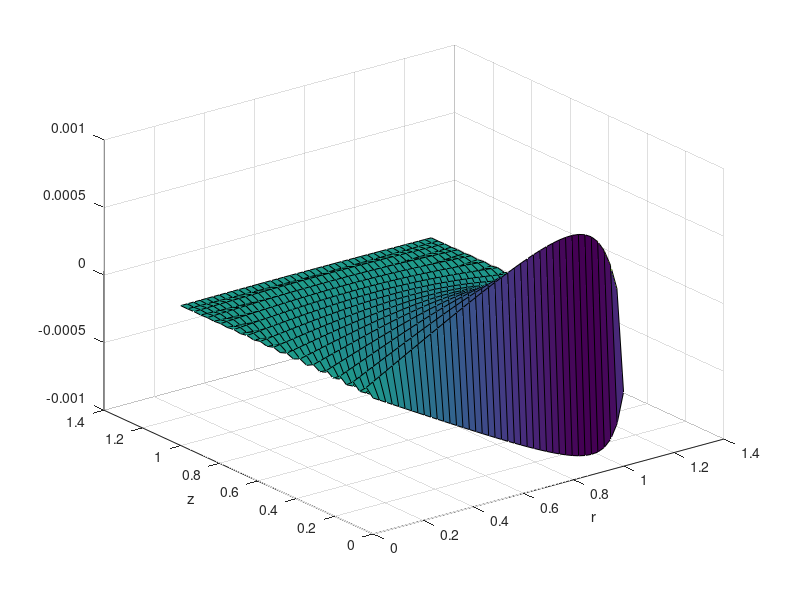

Recreate this plot in MATLAB.
%Discretized Laplacian Solution
% Problem Statement: 
% d^2v/dr^2 + 1/r dv/dr - v/r^2 + d^2v/dz^2 =0
% BC:
% V(0,Z)=V(1,Z)=0   0<=Z<=h
% V(r,h)=0          0<=r<=1
% V(r,0)=r          0<=r<=1

%Variables
Nr=40; %number of grid points in r
Nz=30; % number of grid points in z
dr=1/(Nr-1); %discretization of r and z
dz=1/(Nz-1);

%AU= d^2v/dr^2 + 1/r dv/dr - v/r^2
%UB= d^2v/dz^2 +F
% AU+UB=F

A=zeros(Nr);  
B=zeros(Nz);

%Construct A-Matrix using equations obtained for tridiagonal form
%A middle Diagonal
for i=1:Nr
    A(i,i)=-2-(1/i^2);
end
%A Upper Diagonal
for i= 2:Nr
    A(i-1,i)=1+(1/(2*(i-1)));
end
%A lower Diagonal
for i=1:Nr-1
    A(i+1,i)=1-(1/(2*(i+1)));
end
A=A/dr^2;

%Construct B-Matrix using constants obtained for tridiagonal form
%B middle Diagonal 
for j=1:Nz
    B(j,j)=-2;
end
%B Upper Diagonal
for j=2:Nz
    B(j-1,j)=-1;
end
%B Lower Diagonal
for j=1:Nz-1
    B(j+1,j)=-1;
end
B=B/(dz^2);

%AU+UB=F where F represents the boundary conditions in the first column.
F=zeros(Nr,Nz);
for k=1:Nr
    F(k,1)=k*dr;
end
[Z,E]=eig(A);
H=transpose(inv(Z)*F);
%B=transpose(B);
 %V=zeros(Nz,Nr); 
for i=1:Nr
   V(:,i)=(B+(E(i,i)*eye(Nz)))\H(:,i);
end
%rot=rot90(V);
Full_Problem=zeros(Nz+2,Nr+2);
Full_Problem(2:Nz+1,2:Nr+1)=V;
% Add Boundary conditions to full problem vector

U=Z*transpose(V);
intR = (1:Nr)*dr;
intZ = (1:Nz)*dz;
surf(intR,intZ,U')
xlabel('r')
ylabel('z')